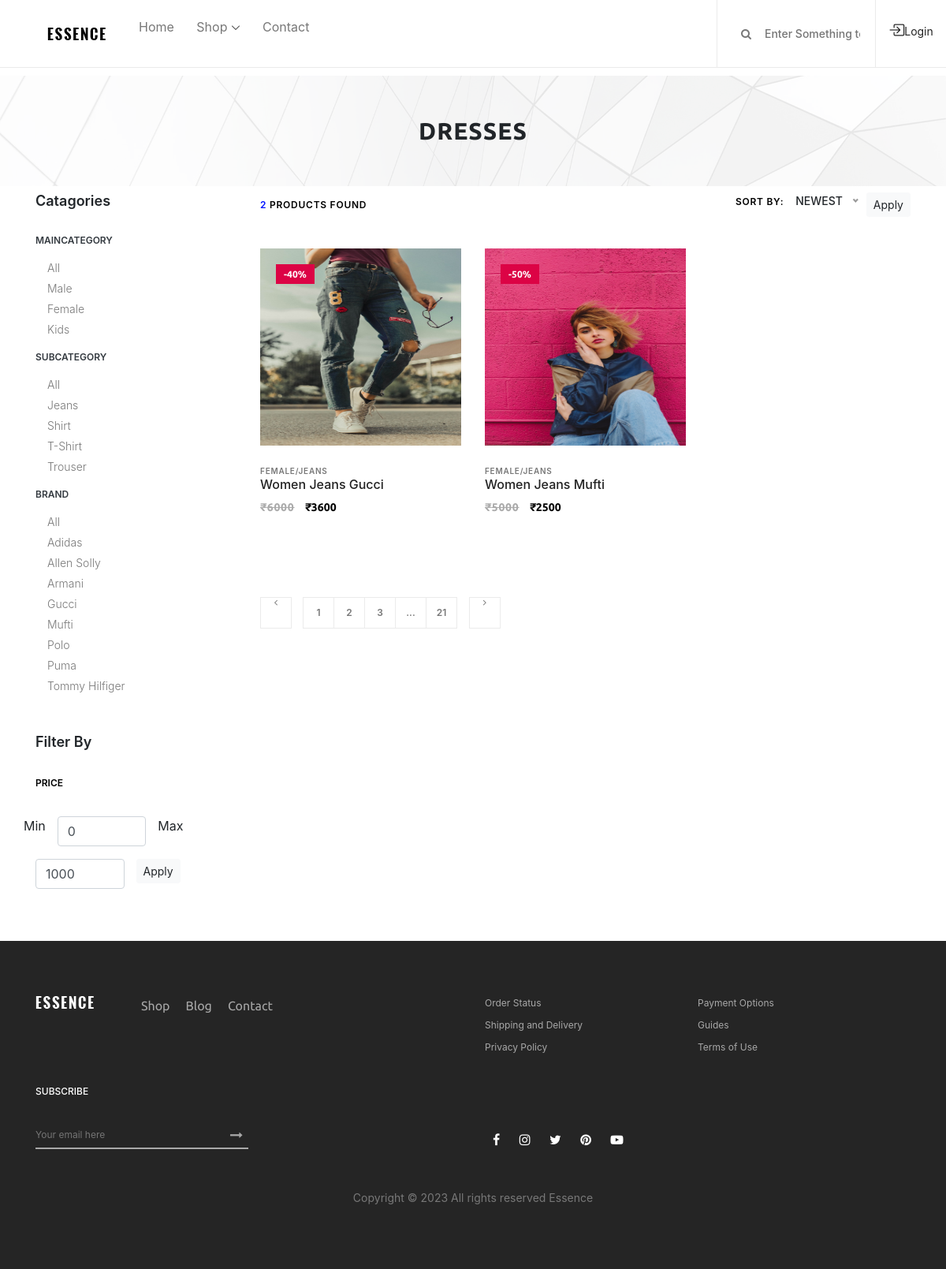
The page /shop/Female/Jeans/All/ on the database its author committed.
### MainApp/models.py (models this page shows, shortened)
class Maincategory(models.Model):
    id =models.AutoField(primary_key=True)
    name =models.CharField(max_length=20,unique=True)
    def __str__(self):
        return self.name

class Subcategory(models.Model):
    id =models.AutoField(primary_key=True)
    name =models.CharField(max_length=20,unique=True)
    def __str__(self):
        return self.name

class Brand(models.Model):
    id =models.AutoField(primary_key=True)
    name =models.CharField(max_length=20,unique=True)
    pic =models.ImageField(upload_to="brand")

class Product(models.Model):
    id =models.AutoField(primary_key=True)
    name =models.CharField(max_length=50)
    maincategory =models.ForeignKey(Maincategory,on_delete=models.CASCADE)
    subcategory =models.ForeignKey(Subcategory,on_delete=models.CASCADE)
    brand =models.ForeignKey(Brand,on_delete=models.CASCADE)
    color =models.CharField(max_length=20)
    size =models.CharField(max_length=10)
    baseprice =models.IntegerField()
    discount =models.IntegerField()
    finalprice =models.IntegerField()
    stock =models.BooleanField(default=True)
    description =models.TextField(default="")
    pic1 =models.ImageField(upload_to="product",default="",blank=True,null=True)
    pic2 =models.ImageField(upload_to="product",default="",blank=True,null=True)
    pic3 =models.ImageField(upload_to="product",default="",blank=True,null=True)
    pic4 =models.ImageField(upload_to="product",default="",blank=True,null=True)

### MainApp/views.py (the view)
# urls.py: path("shop/<str:mc>/<str:sc>/<str:br>/",MainApp.shopPage),
def shopPage(Request, mc, sc, br):
    if (mc == "All" and sc == "All" and br == "All"):
        data = Product.objects.all()
    elif (mc != "All" and sc == "All" and br == "All"):
        data = Product.objects.filter(
            maincategory=Maincategory.objects.get(name=mc))
    elif (mc == "All" and sc != "All" and br == "All"):
        data = Product.objects.filter(
            subcategory=Subcategory.objects.get(name=sc))
    elif (mc == "All" and sc == "All" and br != "All"):
        data = Product.objects.filter(brand=Brand.objects.get(name=br))
    elif (mc != "All" and sc != "All" and br == "All"):
        data = Product.objects.filter(maincategory=Maincategory.objects.get(
            name=mc), subcategory=Subcategory.objects.get(name=sc))
    elif (mc != "All" and sc == "All" and br != "All"):
        data = Product.objects.filter(maincategory=Maincategory.objects.get(
            name=mc), brand=Brand.objects.get(name=br))
    elif (mc == "All" and sc != "All" and br != "All"):
        data = Product.objects.filter(brand=Brand.objects.get(
            name=br), subcategory=Subcategory.objects.get(name=sc))
    else:
        data = Product.objects.filter(maincategory=Maincategory.objects.get(
            name=mc), brand=Brand.objects.get(name=br), subcategory=Subcategory.objects.get(name=sc))
    count = len(data)
    data = data[::-1]
    maincategory = Maincategory.objects.all()
    subcategory = Subcategory.objects.all()
    brand = Brand.objects.all()
    return render(Request, "shop.html", {'data': data, 'maincategory': maincategory, 'subcategory': subcategory, 'brand': brand, 'mc': mc, 'sc': sc, 'br': br, 'count': count})

### MainApp/templates/shop.html (shortened to what this page needs)
{% extends 'index.html' %}
{% block body %}
    <div class="breadcumb_area bg-img" style="background-image: url(/static/img/bg-img/breadcumb.jpg);">
        <div class="container h-100">
            <div class="row h-100 align-items-center">
                <div class="col-12">
                    <div class="page-title text-center">
                        <h2>dresses</h2>
                    </div>
                </div>
            </div>
        </div>
    </div>
    <section class="shop_grid_area pt-2">
        <div class="container">
            <div class="row">
                <div class="col-12 col-md-4 col-lg-3">
                    <div class="shop_sidebar_area">
                        <div class="widget catagory mb-50">
                            <h6 class="widget-title mb-30">Catagories</h6>
                            <div class="catagories-menu">
                                <ul id="menu-content2" class="menu-content collapse show">
                                    <li data-toggle="collapse" data-target="#maincategory">
                                        <a href="#" class="text-dark">Maincategory</a>
                                        <ul class="sub-menu collapse show" id="maincategory">
                                            <li><a href="/shop/All/{{sc}}/{{br}}/">All</a></li>
                                            {% for item in maincategory %}
                                            <li><a href="/shop/{{item.name}}/{{sc}}/{{br}}/">{{item.name}}</a></li>
                                            {% endfor %}
                                        </ul>
                                    </li>
                                </ul>
                            </div>
                            <div class="catagories-menu">
                                <ul id="menu-content2" class="menu-content collapse show">
                                    <li data-toggle="collapse" data-target="#subcategory">
                                        <a href="#" class="text-dark">Subcategory</a>
                                        <ul class="sub-menu collapse show" id="subcategory">
                                            <li><a href="/shop/{{mc}}/All/{{br}}/">All</a></li>
                                            {% for item in subcategory %}
                                            <li><a href="/shop/{{mc}}/{{item.name}}/{{br}}/">{{item.name}}</a></li>
                                            {% endfor %}
                                        </ul>
                                    </li>
                                </ul>
                            </div>
                            <div class="catagories-menu">
                                <ul id="menu-content2" class="menu-content collapse show">
                                    <li data-toggle="collapse" data-target="#brand">
                                        <a href="#" class="text-dark">Brand</a>
                                        <ul class="sub-menu collapse show" id="brand">
                                            <li><a href="/shop/{{mc}}/{{sc}}/All/">All</a></li>
                                            {% for item in brand %}
                                            <li><a href="/shop/{{mc}}/{{sc}}/{{item.name}}/">{{item.name}}</a></li>
                                            {% endfor %}
                                        </ul>
                                    </li>
                                </ul>
                            </div>
                        </div>
                        <div class="widget price mb-50">
                            <h6 class="widget-title mb-30">Filter by</h6>
                            <p class="widget-title2 mb-30">Price</p>
                            <div>
                                <form action="/price-filter/{{mc}}/{{sc}}/{{br}}/" method="post" class="w-100">
                                    <div class="row">
                                        <label>Min</label>
                                        <div class="col-6 mb-3">
                                            <input type="number" name="min" value="0" min="0" class="form-control">
                                        </div>
                                        <label>Max</label>
                                        <div class="col-6 mb-3">
                                            <input type="number" name="max" value="1000" min="0" class="form-control">
                                        </div>
                                        <div class="mb-3">
                                            <button type="submit" class="btn btn-light btn-sm w-100">Apply</button>
                                        </div>
                                    </div>
                                </form>
                            </div>
                        </div>
                    </div>
                </div>
                <div class="col-12 col-md-8 col-lg-9">
                    <div class="shop_grid_product_area">
                        <div class="row">
                            <div class="col-12">
                                <div class="product-topbar d-flex align-items-center justify-content-between">
                                    <div class="total-products">
                                        <p><span>{{count}}</span> products found</p>
                                    </div>
                                    <div class="product-sorting d-flex">
                                        <p>Sort by:</p>
                                        <form action="/sort-filter/{{mc}}/{{sc}}/{{br}}/" method="post">
                                            <button class="btn btn-light btn-sm">Apply</button>
                                        </form>
                                    </div>
                                </div>
                            </div>
                        </div>
                        <div class="row">
                            {% for item in data %}
                            <div class="col-12 col-sm-6 col-lg-4">
                                <div class="single-product-wrapper">
                                    <div class="product-img">
                                        <img src="{{item.pic1.url}}" style="height:250px" alt="">
                                        <div class="product-badge offer-badge">
                                            <span>-{{item.discount}}%</span>
                                        </div>
                                    </div>
                                    <div class="product-description">
                                        <span>{{item.maincategory}}/{{item.subcategory}}</span>
                                        <a href="/single-product/{{item.id}}/">
                                            <h6>{{item.name}}</h6>
                                        </a>
                                        <p class="product-price"><span class="old-price">&#8377;{{item.baseprice}}</span> &#8377;{{item.finalprice}}</p>
                                    </div>
                                </div>
                            </div>
                            {% endfor %}
                        </div>
                    </div>
                    <nav aria-label="navigation">
                        <ul class="pagination mt-50 mb-70">
                            <li class="page-item"><a class="page-link" href="#"><i class="fa fa-angle-left"></i></a></li>
                            <li class="page-item"><a class="page-link" href="#">1</a></li>
                            <li class="page-item"><a class="page-link" href="#">2</a></li>
                            <li class="page-item"><a class="page-link" href="#">3</a></li>
                            <li class="page-item"><a class="page-link" href="#">...</a></li>
                            <li class="page-item"><a class="page-link" href="#">21</a></li>
                            <li class="page-item"><a class="page-link" href="#"><i class="fa fa-angle-right"></i></a></li>
                        </ul>
                    </nav>
                </div>
            </div>
        </div>
    </section>
    {% endblock %}

### rows shown on the page
Maincategory: name "Male"
Maincategory: name "Female"
Maincategory: name "Kids"
Subcategory: name "Jeans"
Subcategory: name "Shirt"
Subcategory: name "T-Shirt"
Subcategory: name "Trouser"
Brand: name "Adidas"
Brand: name "Allen Solly"
Brand: name "Armani"
Brand: name "Gucci"
Brand: name "Mufti"
Brand: name "Polo"
Brand: name "Puma"
Brand: name "Tommy Hilfiger"
Product: pic1 (picture), discount "40", maincategory "FEMALE", subcategory "JEANS", name "Women Jeans Gucci", baseprice "6000", finalprice "3600"
Product: pic1 (picture), discount "50", maincategory "FEMALE", subcategory "JEANS", name "Women Jeans Mufti", baseprice "5000", finalprice "2500"

### other values the page prints
{{ count }} "2"
